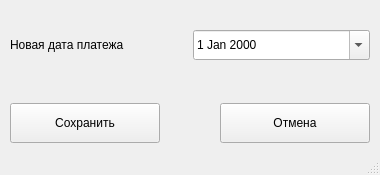
<?xml version="1.0" encoding="UTF-8"?>
<ui version="4.0">
 <class>SetNewDatePayment</class>
 <widget class="QMainWindow" name="SetNewDatePayment">
  <property name="geometry">
   <rect>
    <x>0</x>
    <y>0</y>
    <width>380</width>
    <height>175</height>
   </rect>
  </property>
  <property name="minimumSize">
   <size>
    <width>380</width>
    <height>175</height>
   </size>
  </property>
  <property name="maximumSize">
   <size>
    <width>380</width>
    <height>175</height>
   </size>
  </property>
  <property name="windowTitle">
   <string>MainWindow</string>
  </property>
  <widget class="QWidget" name="centralwidget">
   <layout class="QVBoxLayout" name="verticalLayout">
    <property name="spacing">
     <number>5</number>
    </property>
    <property name="leftMargin">
     <number>10</number>
    </property>
    <property name="topMargin">
     <number>30</number>
    </property>
    <property name="rightMargin">
     <number>10</number>
    </property>
    <property name="bottomMargin">
     <number>10</number>
    </property>
    <item>
     <layout class="QHBoxLayout" name="horizontalLayout_2">
      <property name="spacing">
       <number>5</number>
      </property>
      <property name="bottomMargin">
       <number>0</number>
      </property>
      <item>
       <widget class="QLabel" name="label_2">
        <property name="minimumSize">
         <size>
          <width>0</width>
          <height>30</height>
         </size>
        </property>
        <property name="text">
         <string>Новая дата платежа</string>
        </property>
       </widget>
      </item>
      <item>
       <widget class="QDateEdit" name="de_new_date_payment">
        <property name="minimumSize">
         <size>
          <width>150</width>
          <height>30</height>
         </size>
        </property>
        <property name="cursor">
         <cursorShape>PointingHandCursor</cursorShape>
        </property>
        <property name="calendarPopup">
         <bool>true</bool>
        </property>
       </widget>
      </item>
     </layout>
    </item>
    <item>
     <spacer name="verticalSpacer">
      <property name="orientation">
       <enum>Qt::Vertical</enum>
      </property>
      <property name="sizeHint" stdset="0">
       <size>
        <width>20</width>
        <height>40</height>
       </size>
      </property>
     </spacer>
    </item>
    <item>
     <layout class="QHBoxLayout" name="horizontalLayout">
      <item>
       <widget class="QPushButton" name="btn_save">
        <property name="minimumSize">
         <size>
          <width>0</width>
          <height>40</height>
         </size>
        </property>
        <property name="cursor">
         <cursorShape>PointingHandCursor</cursorShape>
        </property>
        <property name="text">
         <string>Сохранить</string>
        </property>
       </widget>
      </item>
      <item>
       <widget class="QLabel" name="label">
        <property name="minimumSize">
         <size>
          <width>50</width>
          <height>40</height>
         </size>
        </property>
        <property name="maximumSize">
         <size>
          <width>50</width>
          <height>16777215</height>
         </size>
        </property>
        <property name="text">
         <string/>
        </property>
       </widget>
      </item>
      <item>
       <widget class="QPushButton" name="btn_cancel">
        <property name="minimumSize">
         <size>
          <width>0</width>
          <height>40</height>
         </size>
        </property>
        <property name="cursor">
         <cursorShape>PointingHandCursor</cursorShape>
        </property>
        <property name="text">
         <string>Отмена</string>
        </property>
       </widget>
      </item>
     </layout>
    </item>
   </layout>
  </widget>
  <widget class="QStatusBar" name="statusbar"/>
 </widget>
 <resources/>
 <connections/>
</ui>
